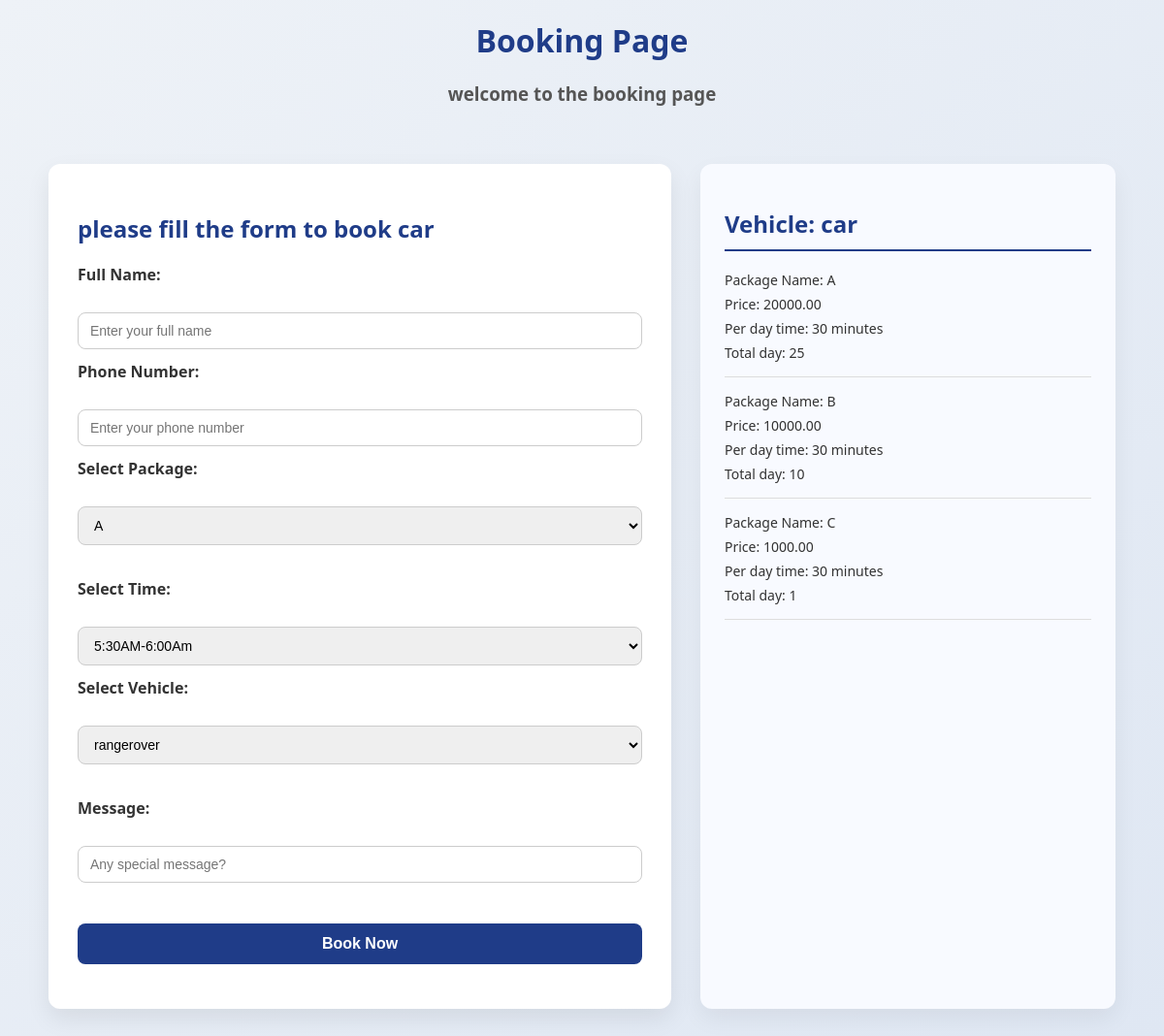
The app's page /booking/?vehicle=3&type=car with its own data.
### base/models.py (models this page shows, shortened)
class Catogery(models.Model):
    name = models.CharField(max_length=100)

class Package(models.Model):
    vehicle=models.ForeignKey(Catogery, on_delete=models.CASCADE)
    package_name=models.CharField(max_length=200)
    price=models.DecimalField(max_digits=10, decimal_places=2)
    time=models.CharField(max_length=100)
    duration_days=models.IntegerField()

### base/views.py (the view, shortened to what this page needs)
# urls.py: path('booking/',views.booking, name='booking'),
def booking(request):
    selected_vehicle_id = request.GET.get('vehicle')
    selected_vehicle_name = request.GET.get('type')
    packages = Package.objects.filter(vehicle__name=selected_vehicle_name)
    vehicles = Vehicle.objects.filter(catogery__name=selected_vehicle_name)
    active_booked_timeslot_ids = Booking.objects.filter(
        is_active=True,
        vehicle_id=selected_vehicle_id
    ).values_list('trial_time__time_id', flat=True)
    available_trial_times = Timeslot.objects.exclude(
        id__in=active_booked_timeslot_ids
    )
    return render(request, 'booking.html', {
        'packages': packages,
        'vehicle': vehicles,
        'available_trial_times': available_trial_times,
        'selected_vehicle_id': selected_vehicle_id,
        'selected_vehicle_name': selected_vehicle_name
    })

### templates/booking.html (shortened to what this page needs)
<h1>Booking Page</h1>
<h3>welcome to the booking page</h3>
<div class ="booking-container">
    <div>
        <h2>please fill the form to book {{ selected_vehicle_name }}</h2>
        <form action="" method="post">
            <label for="fname">Full Name:</label><br>
            <input type="text" id="fname" name="fname" placeholder="Enter your full name"><br>
            <label for="phone">Phone Number:</label><br>
            <input type="tel" id="phone" name="phone" placeholder="Enter your phone number"><br>
            <label for="package">Select Package:</label><br>
            <select id="package" name="package">
                {% for i in packages %}
                <option value="{{i.id}}">{{i.package_name}}</option>
                {% endfor %}
            </select><br><br>
            <label>Select Time:</label><br>
<select name="time" required>
    {% for i in available_trial_times %}
        <option value="{{ i.id }}">
            {{ i.time}}
        </option>
    {% endfor %}
</select><br>
            <label for="vehicle">Select Vehicle:</label><br>
            <select id="vehicle" name="vehicle">
    {% for i in vehicle %}
        <option value="{{ i.id }}"
            {% if i.id|stringformat:"s" == selected_vehicle_id %}
                selected
            {% endif %}
        >
            {{ i.name }}
        </option>
    {% endfor %}
</select><br><br>
            <label for="message">Message:</label><br>
            <input type="text" id="message" name="message" placeholder="Any special message?"><br><br>
            <input type="submit" value="Book Now">
        </form>
    </div>
    <div>
        <h2>Vehicle: {{ selected_vehicle_name }}</h2>
   {% for i in packages %}
        <p>Package Name: {{i.package_name}}</p>
        <p>Price: {{i.price}}</p>
        <p>Per day time: {{i.time}}</p>
        <p>Total day: {{i.duration_days}}</p>
        <hr>
   {% endfor %}
    </div>

### templates/booking.html (style rules this page uses)
h1 { text-align: center; margin-top: 20px; color: #1f3c88; }
h3 { text-align: center; color: #555; margin-bottom: 30px; }
.booking-container { max-width: 1100px; margin: auto; display: grid; grid-template-columns: 3fr 2fr; gap: 30px; padding: 30px; }
.booking-container > div:first-child { background: #ffffff; padding: 30px; border-radius: 12px; box-shadow: 0 10px 25px rgba(0, 0, 0, 0.08); }
.booking-container h2 { margin-bottom: 20px; color: #1f3c88; }
label { font-weight: 600; margin-top: 12px; display: block; }
input[type="text"], input[type="tel"], select { width: 100%; padding: 10px 12px; margin-top: 6px; border-radius: 8px; border: 1px solid #ccc; font-size: 14px; transition: 0.3s; }
input[type="submit"] { margin-top: 20px; width: 100%; padding: 12px; background: #1f3c88; color: #fff; border: none; border-radius: 8px; font-size: 16px; font-weight: bold; cursor: pointer; transition: 0.3s; }
.booking-container > div:last-child { background: #f8faff; padding: 25px; border-radius: 12px; box-shadow: 0 10px 25px rgba(0, 0, 0, 0.06); }
.booking-container > div:last-child h2 { border-bottom: 2px solid #1f3c88; padding-bottom: 10px; margin-bottom: 20px; }
.booking-container > div:last-child p { margin: 6px 0; font-size: 14px; }
.booking-container hr { border: none; border-top: 1px solid #ddd; margin: 15px 0; }
.booking-container { display:grid; grid-template-columns: 3fr 2fr ; }

### records on screen
Catogery: name "car"
Package: package_name "A", price "20000.00", time "30 minutes", duration_days "25"
Package: package_name "B", price "10000.00", time "30 minutes", duration_days "10"
Package: package_name "C", price "1000.00", time "30 minutes", duration_days "1"

### other values on screen
form field package "A"
form field time "5:30AM-6:00Am"
form field vehicle "rangerover"
